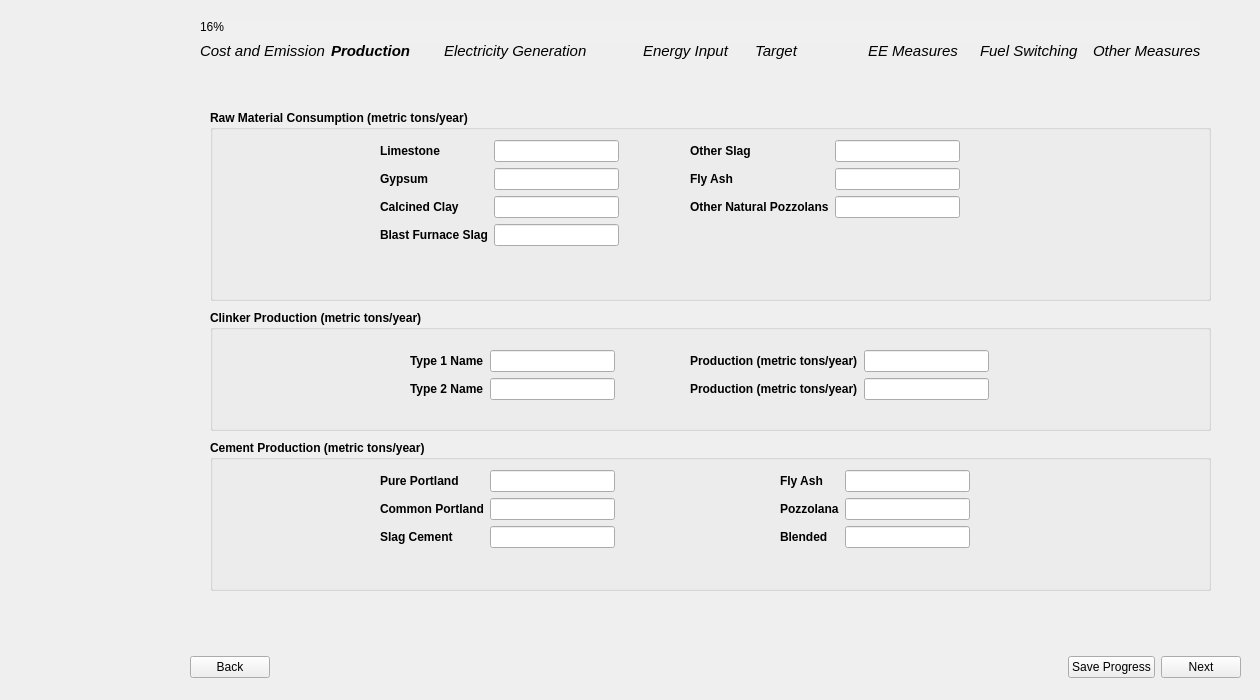
<?xml version="1.0" encoding="UTF-8"?>
<ui version="4.0">
 <class>Page3_ProductionInput</class>
 <widget class="QWidget" name="Page3_ProductionInput">
  <property name="geometry">
   <rect>
    <x>0</x>
    <y>0</y>
    <width>1260</width>
    <height>700</height>
   </rect>
  </property>
  <property name="sizePolicy">
   <sizepolicy hsizetype="Fixed" vsizetype="Fixed">
    <horstretch>0</horstretch>
    <verstretch>0</verstretch>
   </sizepolicy>
  </property>
  <property name="windowTitle">
   <string>Form</string>
  </property>
  <property name="styleSheet">
   <string notr="true"/>
  </property>
  <widget class="QWidget" name="layoutWidget">
   <property name="geometry">
    <rect>
     <x>190</x>
     <y>650</y>
     <width>1051</width>
     <height>35</height>
    </rect>
   </property>
   <layout class="QHBoxLayout" name="button_layout">
    <item>
     <widget class="QPushButton" name="backBtn">
      <property name="text">
       <string>Back</string>
      </property>
     </widget>
    </item>
    <item>
     <spacer name="horizontalSpacer">
      <property name="orientation">
       <enum>Qt::Horizontal</enum>
      </property>
      <property name="sizeHint" stdset="0">
       <size>
        <width>40</width>
        <height>20</height>
       </size>
      </property>
     </spacer>
    </item>
    <item>
     <widget class="QPushButton" name="saveBtn">
      <property name="text">
       <string>Save Progress</string>
      </property>
     </widget>
    </item>
    <item>
     <widget class="QPushButton" name="nextBtn">
      <property name="font">
       <font>
        <kerning>true</kerning>
       </font>
      </property>
      <property name="text">
       <string>Next</string>
      </property>
     </widget>
    </item>
   </layout>
  </widget>
  <widget class="QGroupBox" name="clinker_material_group">
   <property name="geometry">
    <rect>
     <x>210</x>
     <y>110</y>
     <width>1001</width>
     <height>191</height>
    </rect>
   </property>
   <property name="font">
    <font>
     <bold>true</bold>
    </font>
   </property>
   <property name="styleSheet">
    <string notr="true">QPushButton {
    background-color: #26481f;  /* Green */
    color: white;
    border: none;
    padding: 8px 16px;
    font-size: 14px;
    border-radius: 6px;
    min-width: 90px;
    min-height: 15px;

}

QPushButton:hover {
    background-color: #45a049;
}

QPushButton:pressed {
    background-color: #3e8e41;
}

QPushButton#saveBtn {
                background-color: white;
                color: #26481f;
            }
QPushButton#saveBtn:hover {
                background-color: #45a049;
			  color: white;
            }

    QLineEdit {
        border-radius: 10px;    
        padding: 5px;           
    }

myLineEdit-&gt;setFixedSize(200, 30)</string>
   </property>
   <property name="title">
    <string>Raw Material Consumption (metric tons/year)</string>
   </property>
   <widget class="QWidget" name="layoutWidget">
    <property name="geometry">
     <rect>
      <x>170</x>
      <y>30</y>
      <width>271</width>
      <height>144</height>
     </rect>
    </property>
    <layout class="QFormLayout" name="formLayout_clinker_material_1">
     <item row="0" column="1">
      <widget class="QLineEdit" name="limestone_input">
       <property name="sizePolicy">
        <sizepolicy hsizetype="Fixed" vsizetype="Fixed">
         <horstretch>0</horstretch>
         <verstretch>0</verstretch>
        </sizepolicy>
       </property>
       <property name="text">
        <string/>
       </property>
      </widget>
     </item>
     <item row="1" column="0">
      <widget class="QLabel" name="gypsum_label">
       <property name="text">
        <string>Gypsum</string>
       </property>
      </widget>
     </item>
     <item row="1" column="1">
      <widget class="QLineEdit" name="gypsum_input">
       <property name="sizePolicy">
        <sizepolicy hsizetype="Fixed" vsizetype="Fixed">
         <horstretch>0</horstretch>
         <verstretch>0</verstretch>
        </sizepolicy>
       </property>
       <property name="text">
        <string/>
       </property>
      </widget>
     </item>
     <item row="2" column="0">
      <widget class="QLabel" name="calcined_clay_label">
       <property name="text">
        <string>Calcined Clay</string>
       </property>
      </widget>
     </item>
     <item row="2" column="1">
      <widget class="QLineEdit" name="calcined_clay_input">
       <property name="sizePolicy">
        <sizepolicy hsizetype="Fixed" vsizetype="Fixed">
         <horstretch>0</horstretch>
         <verstretch>0</verstretch>
        </sizepolicy>
       </property>
       <property name="text">
        <string/>
       </property>
      </widget>
     </item>
     <item row="3" column="0">
      <widget class="QLabel" name="blast_furnace_slag_label">
       <property name="text">
        <string>Blast Furnace Slag</string>
       </property>
      </widget>
     </item>
     <item row="3" column="1">
      <widget class="QLineEdit" name="blast_furnace_slag_input">
       <property name="sizePolicy">
        <sizepolicy hsizetype="Fixed" vsizetype="Fixed">
         <horstretch>0</horstretch>
         <verstretch>0</verstretch>
        </sizepolicy>
       </property>
       <property name="text">
        <string/>
       </property>
      </widget>
     </item>
     <item row="0" column="0">
      <widget class="QLabel" name="limestone_label">
       <property name="text">
        <string>Limestone</string>
       </property>
      </widget>
     </item>
    </layout>
   </widget>
   <widget class="QWidget" name="layoutWidget">
    <property name="geometry">
     <rect>
      <x>480</x>
      <y>30</y>
      <width>311</width>
      <height>111</height>
     </rect>
    </property>
    <layout class="QFormLayout" name="formLayout_2">
     <item row="0" column="0">
      <widget class="QLabel" name="other_slag_label">
       <property name="text">
        <string>Other Slag</string>
       </property>
      </widget>
     </item>
     <item row="0" column="1">
      <widget class="QLineEdit" name="other_slag_input">
       <property name="sizePolicy">
        <sizepolicy hsizetype="Fixed" vsizetype="Fixed">
         <horstretch>0</horstretch>
         <verstretch>0</verstretch>
        </sizepolicy>
       </property>
       <property name="text">
        <string/>
       </property>
      </widget>
     </item>
     <item row="1" column="0">
      <widget class="QLabel" name="fly_ash_label">
       <property name="text">
        <string>Fly Ash</string>
       </property>
      </widget>
     </item>
     <item row="1" column="1">
      <widget class="QLineEdit" name="fly_ash_input">
       <property name="sizePolicy">
        <sizepolicy hsizetype="Fixed" vsizetype="Fixed">
         <horstretch>0</horstretch>
         <verstretch>0</verstretch>
        </sizepolicy>
       </property>
       <property name="text">
        <string/>
       </property>
      </widget>
     </item>
     <item row="2" column="0">
      <widget class="QLabel" name="natural_pozzolans_label">
       <property name="text">
        <string>Other Natural Pozzolans</string>
       </property>
      </widget>
     </item>
     <item row="2" column="1">
      <widget class="QLineEdit" name="natural_pozzolans_input">
       <property name="sizePolicy">
        <sizepolicy hsizetype="Fixed" vsizetype="Fixed">
         <horstretch>0</horstretch>
         <verstretch>0</verstretch>
        </sizepolicy>
       </property>
       <property name="text">
        <string/>
       </property>
      </widget>
     </item>
    </layout>
   </widget>
  </widget>
  <widget class="QGroupBox" name="kiln_clinker_production_group">
   <property name="geometry">
    <rect>
     <x>210</x>
     <y>310</y>
     <width>1001</width>
     <height>121</height>
    </rect>
   </property>
   <property name="font">
    <font>
     <bold>true</bold>
    </font>
   </property>
   <property name="styleSheet">
    <string notr="true">QPushButton {
    background-color: #26481f;  /* Green */
    color: white;
    border: none;
    padding: 8px 16px;
    font-size: 14px;
    border-radius: 6px;
    min-width: 90px;
    min-height: 15px;

}

QPushButton:hover {
    background-color: #45a049;
}

QPushButton:pressed {
    background-color: #3e8e41;
}

QPushButton#saveBtn {
                background-color: white;
                color: #26481f;
            }
QPushButton#saveBtn:hover {
                background-color: #45a049;
			  color: white;
            }

    QLineEdit {
        border-radius: 10px;    
        padding: 5px;           
    }

myLineEdit-&gt;setFixedSize(200, 30)</string>
   </property>
   <property name="title">
    <string>Clinker Production (metric tons/year)</string>
   </property>
   <widget class="QWidget" name="layoutWidget_2">
    <property name="geometry">
     <rect>
      <x>200</x>
      <y>40</y>
      <width>241</width>
      <height>81</height>
     </rect>
    </property>
    <layout class="QFormLayout" name="formLayout_clinker_production_1">
     <item row="0" column="0">
      <widget class="QLabel" name="type_1_label">
       <property name="text">
        <string>Type 1 Name</string>
       </property>
      </widget>
     </item>
     <item row="0" column="1">
      <widget class="QLineEdit" name="type_1_input">
       <property name="sizePolicy">
        <sizepolicy hsizetype="Fixed" vsizetype="Fixed">
         <horstretch>0</horstretch>
         <verstretch>0</verstretch>
        </sizepolicy>
       </property>
       <property name="text">
        <string/>
       </property>
      </widget>
     </item>
     <item row="1" column="0">
      <widget class="QLabel" name="type_2_label">
       <property name="text">
        <string>Type 2 Name</string>
       </property>
      </widget>
     </item>
     <item row="1" column="1">
      <widget class="QLineEdit" name="type_2_input">
       <property name="sizePolicy">
        <sizepolicy hsizetype="Fixed" vsizetype="Fixed">
         <horstretch>0</horstretch>
         <verstretch>0</verstretch>
        </sizepolicy>
       </property>
       <property name="text">
        <string/>
       </property>
      </widget>
     </item>
    </layout>
   </widget>
   <widget class="QWidget" name="layoutWidget_3">
    <property name="geometry">
     <rect>
      <x>480</x>
      <y>40</y>
      <width>311</width>
      <height>81</height>
     </rect>
    </property>
    <layout class="QFormLayout" name="formLayout_clinker_production_2">
     <item row="0" column="0">
      <widget class="QLabel" name="production_1_label">
       <property name="text">
        <string>Production (metric tons/year)</string>
       </property>
      </widget>
     </item>
     <item row="0" column="1">
      <widget class="QLineEdit" name="production_1_input">
       <property name="sizePolicy">
        <sizepolicy hsizetype="Fixed" vsizetype="Fixed">
         <horstretch>0</horstretch>
         <verstretch>0</verstretch>
        </sizepolicy>
       </property>
       <property name="text">
        <string/>
       </property>
      </widget>
     </item>
     <item row="1" column="0">
      <widget class="QLabel" name="production_2_label">
       <property name="text">
        <string>Production (metric tons/year)</string>
       </property>
      </widget>
     </item>
     <item row="1" column="1">
      <widget class="QLineEdit" name="production_2_input">
       <property name="sizePolicy">
        <sizepolicy hsizetype="Fixed" vsizetype="Fixed">
         <horstretch>0</horstretch>
         <verstretch>0</verstretch>
        </sizepolicy>
       </property>
       <property name="text">
        <string/>
       </property>
      </widget>
     </item>
    </layout>
   </widget>
  </widget>
  <widget class="QGroupBox" name="cement_production_group">
   <property name="geometry">
    <rect>
     <x>210</x>
     <y>440</y>
     <width>1001</width>
     <height>151</height>
    </rect>
   </property>
   <property name="font">
    <font>
     <bold>true</bold>
    </font>
   </property>
   <property name="title">
    <string>Cement Production (metric tons/year)</string>
   </property>
   <widget class="QWidget" name="layoutWidget_4">
    <property name="geometry">
     <rect>
      <x>170</x>
      <y>30</y>
      <width>271</width>
      <height>106</height>
     </rect>
    </property>
    <layout class="QFormLayout" name="formLayout_cement_production_1">
     <item row="0" column="0">
      <widget class="QLabel" name="pure_portland_label">
       <property name="text">
        <string>Pure Portland</string>
       </property>
      </widget>
     </item>
     <item row="0" column="1">
      <widget class="QLineEdit" name="pure_portland_cement_production_input">
       <property name="sizePolicy">
        <sizepolicy hsizetype="Fixed" vsizetype="Fixed">
         <horstretch>0</horstretch>
         <verstretch>0</verstretch>
        </sizepolicy>
       </property>
       <property name="text">
        <string/>
       </property>
      </widget>
     </item>
     <item row="1" column="0">
      <widget class="QLabel" name="common_portland_label">
       <property name="text">
        <string>Common Portland</string>
       </property>
      </widget>
     </item>
     <item row="1" column="1">
      <widget class="QLineEdit" name="common_portland_cement_production_input">
       <property name="sizePolicy">
        <sizepolicy hsizetype="Fixed" vsizetype="Fixed">
         <horstretch>0</horstretch>
         <verstretch>0</verstretch>
        </sizepolicy>
       </property>
       <property name="text">
        <string/>
       </property>
      </widget>
     </item>
     <item row="2" column="0">
      <widget class="QLabel" name="slag_cement_label">
       <property name="text">
        <string>Slag Cement</string>
       </property>
      </widget>
     </item>
     <item row="2" column="1">
      <widget class="QLineEdit" name="slag_cement_production_input">
       <property name="sizePolicy">
        <sizepolicy hsizetype="Fixed" vsizetype="Fixed">
         <horstretch>0</horstretch>
         <verstretch>0</verstretch>
        </sizepolicy>
       </property>
       <property name="text">
        <string/>
       </property>
      </widget>
     </item>
    </layout>
   </widget>
   <widget class="QWidget" name="layoutWidget_5">
    <property name="geometry">
     <rect>
      <x>570</x>
      <y>30</y>
      <width>221</width>
      <height>106</height>
     </rect>
    </property>
    <layout class="QFormLayout" name="formLayout_cement_production_2">
     <item row="0" column="0">
      <widget class="QLabel" name="flay_ash_label">
       <property name="text">
        <string>Fly Ash</string>
       </property>
      </widget>
     </item>
     <item row="0" column="1">
      <widget class="QLineEdit" name="fly_ash_cement_production_input">
       <property name="sizePolicy">
        <sizepolicy hsizetype="Fixed" vsizetype="Fixed">
         <horstretch>0</horstretch>
         <verstretch>0</verstretch>
        </sizepolicy>
       </property>
       <property name="text">
        <string/>
       </property>
      </widget>
     </item>
     <item row="1" column="0">
      <widget class="QLabel" name="pozzolana_label">
       <property name="text">
        <string>Pozzolana</string>
       </property>
      </widget>
     </item>
     <item row="1" column="1">
      <widget class="QLineEdit" name="pozzolana_cement_production_input">
       <property name="sizePolicy">
        <sizepolicy hsizetype="Fixed" vsizetype="Fixed">
         <horstretch>0</horstretch>
         <verstretch>0</verstretch>
        </sizepolicy>
       </property>
       <property name="text">
        <string/>
       </property>
      </widget>
     </item>
     <item row="2" column="0">
      <widget class="QLabel" name="blended_label">
       <property name="text">
        <string>Blended</string>
       </property>
      </widget>
     </item>
     <item row="2" column="1">
      <widget class="QLineEdit" name="blended_cement_production_input">
       <property name="sizePolicy">
        <sizepolicy hsizetype="Fixed" vsizetype="Fixed">
         <horstretch>0</horstretch>
         <verstretch>0</verstretch>
        </sizepolicy>
       </property>
       <property name="text">
        <string/>
       </property>
      </widget>
     </item>
    </layout>
   </widget>
  </widget>
  <widget class="QProgressBar" name="progressBar">
   <property name="geometry">
    <rect>
     <x>200</x>
     <y>20</y>
     <width>1001</width>
     <height>23</height>
    </rect>
   </property>
   <property name="styleSheet">
    <string notr="true">QProgressBar {
    background-color: #F0F0F0;
    border: none;
	border-radius: 8px;
}
QProgressBar::chunk {
	border-radius: 8px;
    background: QLinearGradient(
        x1: 0, y1: 0, x2: 1, y2: 0,
        stop: 0 #33bef0,   /* Light Blue */
        stop: 1 #77d695    /* Light Green */
    );
}</string>
   </property>
   <property name="value">
    <number>16</number>
   </property>
  </widget>
  <widget class="QLabel" name="side_image">
   <property name="geometry">
    <rect>
     <x>0</x>
     <y>-30</y>
     <width>171</width>
     <height>761</height>
    </rect>
   </property>
   <property name="text">
    <string/>
   </property>
   <property name="pixmap">
    <pixmap>../images/BEST_side_abstract.png</pixmap>
   </property>
  </widget>
  <widget class="QWidget" name="layoutWidget_6">
   <property name="geometry">
    <rect>
     <x>200</x>
     <y>40</y>
     <width>1001</width>
     <height>22</height>
    </rect>
   </property>
   <layout class="QGridLayout" name="gridLayout_11">
    <item row="0" column="0">
     <widget class="QLabel" name="label">
      <property name="font">
       <font>
        <pointsize>11</pointsize>
        <italic>true</italic>
        <bold>false</bold>
       </font>
      </property>
      <property name="text">
       <string>Cost and Emission</string>
      </property>
     </widget>
    </item>
    <item row="0" column="1">
     <widget class="QLabel" name="label_2">
      <property name="font">
       <font>
        <pointsize>11</pointsize>
        <italic>true</italic>
        <bold>true</bold>
       </font>
      </property>
      <property name="text">
       <string>Production</string>
      </property>
     </widget>
    </item>
    <item row="0" column="2">
     <widget class="QLabel" name="label_4">
      <property name="font">
       <font>
        <pointsize>11</pointsize>
        <italic>true</italic>
       </font>
      </property>
      <property name="text">
       <string>Electricity Generation            </string>
      </property>
     </widget>
    </item>
    <item row="0" column="3">
     <widget class="QLabel" name="label_5">
      <property name="font">
       <font>
        <pointsize>11</pointsize>
        <italic>true</italic>
       </font>
      </property>
      <property name="text">
       <string>Energy Input</string>
      </property>
     </widget>
    </item>
    <item row="0" column="4">
     <widget class="QLabel" name="label_6">
      <property name="font">
       <font>
        <pointsize>11</pointsize>
        <italic>true</italic>
        <bold>false</bold>
       </font>
      </property>
      <property name="text">
       <string>Target</string>
      </property>
     </widget>
    </item>
    <item row="0" column="5">
     <widget class="QLabel" name="label_7">
      <property name="font">
       <font>
        <pointsize>11</pointsize>
        <italic>true</italic>
       </font>
      </property>
      <property name="text">
       <string>EE Measures</string>
      </property>
     </widget>
    </item>
    <item row="0" column="6">
     <widget class="QLabel" name="label_8">
      <property name="font">
       <font>
        <pointsize>11</pointsize>
        <italic>true</italic>
       </font>
      </property>
      <property name="text">
       <string>Fuel Switching</string>
      </property>
     </widget>
    </item>
    <item row="0" column="7">
     <widget class="QLabel" name="label_9">
      <property name="font">
       <font>
        <pointsize>11</pointsize>
        <italic>true</italic>
       </font>
      </property>
      <property name="text">
       <string>Other Measures</string>
      </property>
     </widget>
    </item>
   </layout>
  </widget>
 </widget>
 <resources/>
 <connections/>
</ui>
